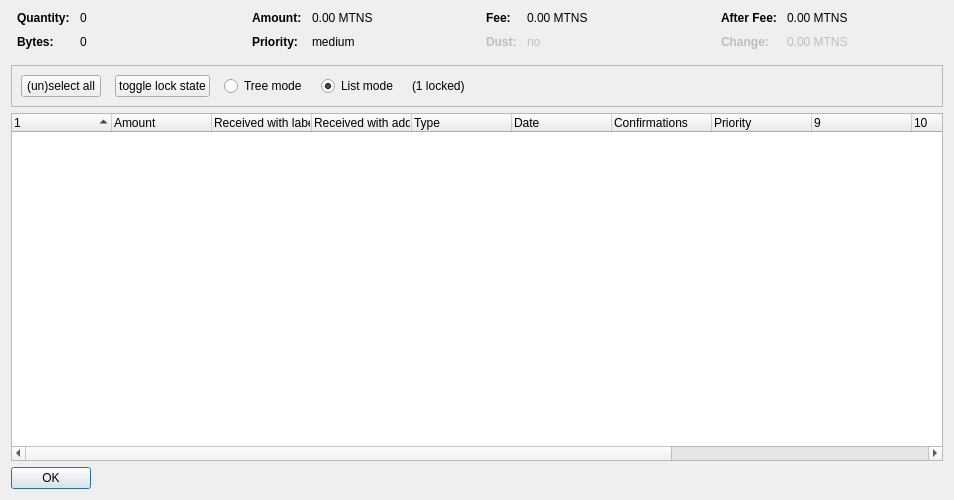
<?xml version="1.0" encoding="UTF-8"?>
<ui version="4.0">
 <class>CoinControlDialog</class>
 <widget class="QDialog" name="CoinControlDialog">
  <property name="geometry">
   <rect>
    <x>0</x>
    <y>0</y>
    <width>954</width>
    <height>500</height>
   </rect>
  </property>
  <property name="windowTitle">
   <string>Coin Selection</string>
  </property>
  <layout class="QVBoxLayout" name="verticalLayout">
   <item>
    <layout class="QHBoxLayout" name="horizontalLayoutTop" stretch="0,0,0,0">
     <property name="topMargin">
      <number>0</number>
     </property>
     <property name="bottomMargin">
      <number>10</number>
     </property>
     <item>
      <layout class="QFormLayout" name="formLayoutCoinControl1">
       <property name="horizontalSpacing">
        <number>10</number>
       </property>
       <property name="verticalSpacing">
        <number>10</number>
       </property>
       <property name="leftMargin">
        <number>6</number>
       </property>
       <property name="rightMargin">
        <number>6</number>
       </property>
       <item row="0" column="0">
        <widget class="QLabel" name="labelCoinControlQuantityText">
         <property name="font">
          <font>
           <weight>75</weight>
           <bold>true</bold>
          </font>
         </property>
         <property name="text">
          <string>Quantity:</string>
         </property>
        </widget>
       </item>
       <item row="0" column="1">
        <widget class="QLabel" name="labelCoinControlQuantity">
         <property name="cursor">
          <cursorShape>IBeamCursor</cursorShape>
         </property>
         <property name="contextMenuPolicy">
          <enum>Qt::ActionsContextMenu</enum>
         </property>
         <property name="text">
          <string notr="true">0</string>
         </property>
         <property name="textInteractionFlags">
          <set>Qt::LinksAccessibleByMouse|Qt::TextSelectableByKeyboard|Qt::TextSelectableByMouse</set>
         </property>
        </widget>
       </item>
       <item row="1" column="0">
        <widget class="QLabel" name="labelCoinControlBytesText">
         <property name="font">
          <font>
           <weight>75</weight>
           <bold>true</bold>
          </font>
         </property>
         <property name="text">
          <string>Bytes:</string>
         </property>
        </widget>
       </item>
       <item row="1" column="1">
        <widget class="QLabel" name="labelCoinControlBytes">
         <property name="cursor">
          <cursorShape>IBeamCursor</cursorShape>
         </property>
         <property name="contextMenuPolicy">
          <enum>Qt::ActionsContextMenu</enum>
         </property>
         <property name="text">
          <string notr="true">0</string>
         </property>
         <property name="textInteractionFlags">
          <set>Qt::LinksAccessibleByMouse|Qt::TextSelectableByKeyboard|Qt::TextSelectableByMouse</set>
         </property>
        </widget>
       </item>
      </layout>
     </item>
     <item>
      <layout class="QFormLayout" name="formLayoutCoinControl2">
       <property name="horizontalSpacing">
        <number>10</number>
       </property>
       <property name="verticalSpacing">
        <number>10</number>
       </property>
       <property name="leftMargin">
        <number>6</number>
       </property>
       <property name="rightMargin">
        <number>6</number>
       </property>
       <item row="0" column="0">
        <widget class="QLabel" name="labelCoinControlAmountText">
         <property name="font">
          <font>
           <weight>75</weight>
           <bold>true</bold>
          </font>
         </property>
         <property name="text">
          <string>Amount:</string>
         </property>
        </widget>
       </item>
       <item row="0" column="1">
        <widget class="QLabel" name="labelCoinControlAmount">
         <property name="cursor">
          <cursorShape>IBeamCursor</cursorShape>
         </property>
         <property name="contextMenuPolicy">
          <enum>Qt::ActionsContextMenu</enum>
         </property>
         <property name="text">
          <string notr="true">0.00 MTNS</string>
         </property>
         <property name="textInteractionFlags">
          <set>Qt::LinksAccessibleByMouse|Qt::TextSelectableByKeyboard|Qt::TextSelectableByMouse</set>
         </property>
        </widget>
       </item>
       <item row="1" column="0">
        <widget class="QLabel" name="labelCoinControlPriorityText">
         <property name="font">
          <font>
           <weight>75</weight>
           <bold>true</bold>
          </font>
         </property>
         <property name="text">
          <string>Priority:</string>
         </property>
        </widget>
       </item>
       <item row="1" column="1">
        <widget class="QLabel" name="labelCoinControlPriority">
         <property name="cursor">
          <cursorShape>IBeamCursor</cursorShape>
         </property>
         <property name="contextMenuPolicy">
          <enum>Qt::ActionsContextMenu</enum>
         </property>
         <property name="text">
          <string>medium</string>
         </property>
         <property name="textInteractionFlags">
          <set>Qt::LinksAccessibleByMouse|Qt::TextSelectableByKeyboard|Qt::TextSelectableByMouse</set>
         </property>
        </widget>
       </item>
      </layout>
     </item>
     <item>
      <layout class="QFormLayout" name="formLayoutCoinControl3">
       <property name="horizontalSpacing">
        <number>10</number>
       </property>
       <property name="verticalSpacing">
        <number>10</number>
       </property>
       <property name="leftMargin">
        <number>6</number>
       </property>
       <property name="rightMargin">
        <number>6</number>
       </property>
       <item row="0" column="0">
        <widget class="QLabel" name="labelCoinControlFeeText">
         <property name="font">
          <font>
           <weight>75</weight>
           <bold>true</bold>
          </font>
         </property>
         <property name="text">
          <string>Fee:</string>
         </property>
        </widget>
       </item>
       <item row="0" column="1">
        <widget class="QLabel" name="labelCoinControlFee">
         <property name="cursor">
          <cursorShape>IBeamCursor</cursorShape>
         </property>
         <property name="contextMenuPolicy">
          <enum>Qt::ActionsContextMenu</enum>
         </property>
         <property name="text">
          <string notr="true">0.00 MTNS</string>
         </property>
         <property name="textInteractionFlags">
          <set>Qt::LinksAccessibleByMouse|Qt::TextSelectableByKeyboard|Qt::TextSelectableByMouse</set>
         </property>
        </widget>
       </item>
       <item row="1" column="0">
        <widget class="QLabel" name="labelCoinControlLowOutputText">
         <property name="enabled">
          <bool>false</bool>
         </property>
         <property name="font">
          <font>
           <weight>75</weight>
           <bold>true</bold>
          </font>
         </property>
         <property name="text">
          <string>Dust:</string>
         </property>
        </widget>
       </item>
       <item row="1" column="1">
        <widget class="QLabel" name="labelCoinControlLowOutput">
         <property name="enabled">
          <bool>false</bool>
         </property>
         <property name="cursor">
          <cursorShape>IBeamCursor</cursorShape>
         </property>
         <property name="contextMenuPolicy">
          <enum>Qt::ActionsContextMenu</enum>
         </property>
         <property name="text">
          <string>no</string>
         </property>
         <property name="textInteractionFlags">
          <set>Qt::LinksAccessibleByMouse|Qt::TextSelectableByKeyboard|Qt::TextSelectableByMouse</set>
         </property>
        </widget>
       </item>
      </layout>
     </item>
     <item>
      <layout class="QFormLayout" name="formLayoutCoinControl4">
       <property name="horizontalSpacing">
        <number>10</number>
       </property>
       <property name="verticalSpacing">
        <number>10</number>
       </property>
       <property name="leftMargin">
        <number>6</number>
       </property>
       <property name="rightMargin">
        <number>6</number>
       </property>
       <item row="0" column="0">
        <widget class="QLabel" name="labelCoinControlAfterFeeText">
         <property name="font">
          <font>
           <weight>75</weight>
           <bold>true</bold>
          </font>
         </property>
         <property name="text">
          <string>After Fee:</string>
         </property>
        </widget>
       </item>
       <item row="0" column="1">
        <widget class="QLabel" name="labelCoinControlAfterFee">
         <property name="cursor">
          <cursorShape>IBeamCursor</cursorShape>
         </property>
         <property name="contextMenuPolicy">
          <enum>Qt::ActionsContextMenu</enum>
         </property>
         <property name="text">
          <string notr="true">0.00 MTNS</string>
         </property>
         <property name="textInteractionFlags">
          <set>Qt::LinksAccessibleByMouse|Qt::TextSelectableByKeyboard|Qt::TextSelectableByMouse</set>
         </property>
        </widget>
       </item>
       <item row="1" column="0">
        <widget class="QLabel" name="labelCoinControlChangeText">
         <property name="enabled">
          <bool>false</bool>
         </property>
         <property name="font">
          <font>
           <weight>75</weight>
           <bold>true</bold>
          </font>
         </property>
         <property name="text">
          <string>Change:</string>
         </property>
        </widget>
       </item>
       <item row="1" column="1">
        <widget class="QLabel" name="labelCoinControlChange">
         <property name="enabled">
          <bool>false</bool>
         </property>
         <property name="cursor">
          <cursorShape>IBeamCursor</cursorShape>
         </property>
         <property name="contextMenuPolicy">
          <enum>Qt::ActionsContextMenu</enum>
         </property>
         <property name="text">
          <string notr="true">0.00 MTNS</string>
         </property>
         <property name="textInteractionFlags">
          <set>Qt::LinksAccessibleByMouse|Qt::TextSelectableByKeyboard|Qt::TextSelectableByMouse</set>
         </property>
        </widget>
       </item>
      </layout>
     </item>
    </layout>
   </item>
   <item>
    <widget class="QFrame" name="frame">
     <property name="minimumSize">
      <size>
       <width>0</width>
       <height>40</height>
      </size>
     </property>
     <property name="frameShape">
      <enum>QFrame::StyledPanel</enum>
     </property>
     <property name="frameShadow">
      <enum>QFrame::Sunken</enum>
     </property>
     <layout class="QHBoxLayout" name="horizontalLayout">
      <item>
       <layout class="QHBoxLayout" name="horizontalLayoutPanel" stretch="0,0,0,0,0,0">
        <property name="spacing">
         <number>14</number>
        </property>
        <item>
         <widget class="QPushButton" name="pushButtonSelectAll">
          <property name="sizePolicy">
           <sizepolicy hsizetype="Maximum" vsizetype="Fixed">
            <horstretch>0</horstretch>
            <verstretch>0</verstretch>
           </sizepolicy>
          </property>
          <property name="text">
           <string>(un)select all</string>
          </property>
          <property name="autoDefault">
           <bool>false</bool>
          </property>
         </widget>
        </item>
        <item>
         <widget class="QPushButton" name="pushButtonToggleLock">
          <property name="sizePolicy">
           <sizepolicy hsizetype="Maximum" vsizetype="Fixed">
            <horstretch>0</horstretch>
            <verstretch>0</verstretch>
           </sizepolicy>
          </property>
          <property name="text">
           <string>toggle lock state</string>
          </property>
          <property name="autoDefault">
           <bool>false</bool>
          </property>
         </widget>
        </item>
        <item>
         <widget class="QRadioButton" name="radioTreeMode">
          <property name="sizePolicy">
           <sizepolicy hsizetype="Maximum" vsizetype="Fixed">
            <horstretch>0</horstretch>
            <verstretch>0</verstretch>
           </sizepolicy>
          </property>
          <property name="text">
           <string>Tree mode</string>
          </property>
         </widget>
        </item>
        <item>
         <widget class="QRadioButton" name="radioListMode">
          <property name="sizePolicy">
           <sizepolicy hsizetype="Maximum" vsizetype="Fixed">
            <horstretch>0</horstretch>
            <verstretch>0</verstretch>
           </sizepolicy>
          </property>
          <property name="text">
           <string>List mode</string>
          </property>
          <property name="checked">
           <bool>true</bool>
          </property>
         </widget>
        </item>
        <item>
         <widget class="QLabel" name="labelLocked">
          <property name="text">
           <string>(1 locked)</string>
          </property>
         </widget>
        </item>
        <item>
         <spacer name="horizontalSpacer">
          <property name="orientation">
           <enum>Qt::Horizontal</enum>
          </property>
          <property name="sizeHint" stdset="0">
           <size>
            <width>40</width>
            <height>20</height>
           </size>
          </property>
         </spacer>
        </item>
       </layout>
      </item>
     </layout>
    </widget>
   </item>
   <item>
    <widget class="CoinControlTreeWidget" name="treeWidget">
     <property name="contextMenuPolicy">
      <enum>Qt::CustomContextMenu</enum>
     </property>
     <property name="sortingEnabled">
      <bool>false</bool>
     </property>
     <property name="columnCount">
      <number>13</number>
     </property>
     <attribute name="headerShowSortIndicator" stdset="0">
      <bool>true</bool>
     </attribute>
     <attribute name="headerStretchLastSection">
      <bool>false</bool>
     </attribute>
     <column>
      <property name="text">
       <string/>
      </property>
     </column>
     <column>
      <property name="text">
       <string>Amount</string>
      </property>
     </column>
     <column>
      <property name="text">
       <string>Received with label</string>
      </property>
     </column>
     <column>
      <property name="text">
       <string>Received with address</string>
      </property>
     </column>
     <column>
      <property name="text">
	<string>Type</string>
      </property>
     </column>
     <column>
      <property name="text">	 
       <string>Date</string>
      </property>
     </column>
     <column>
      <property name="text">
       <string>Confirmations</string>
      </property>
      <property name="toolTip">
       <string>Confirmed</string>
      </property>
     </column>
     <column>
      <property name="text">
       <string>Priority</string>
      </property>
     </column>
     <column>
      <property name="text">
       <string/>
      </property>
     </column>
     <column>
      <property name="text">
       <string/>
      </property>
     </column>
     <column>
      <property name="text">
       <string/>
      </property>
     </column>
     <column>
      <property name="text">
       <string/>
      </property>
     </column>
     <column>
      <property name="text">
       <string/>
      </property>
     </column>
    </widget>
   </item>
   <item>
    <widget class="QDialogButtonBox" name="buttonBox">
     <property name="sizePolicy">
      <sizepolicy hsizetype="Maximum" vsizetype="Fixed">
       <horstretch>0</horstretch>
       <verstretch>0</verstretch>
      </sizepolicy>
     </property>
     <property name="orientation">
      <enum>Qt::Horizontal</enum>
     </property>
     <property name="standardButtons">
      <set>QDialogButtonBox::Ok</set>
     </property>
    </widget>
   </item>
  </layout>
 </widget>
 <customwidgets>
  <customwidget>
   <class>CoinControlTreeWidget</class>
   <extends>QTreeWidget</extends>
   <header>coincontroltreewidget.h</header>
  </customwidget>
 </customwidgets>
 <resources/>
 <connections/>
</ui>
